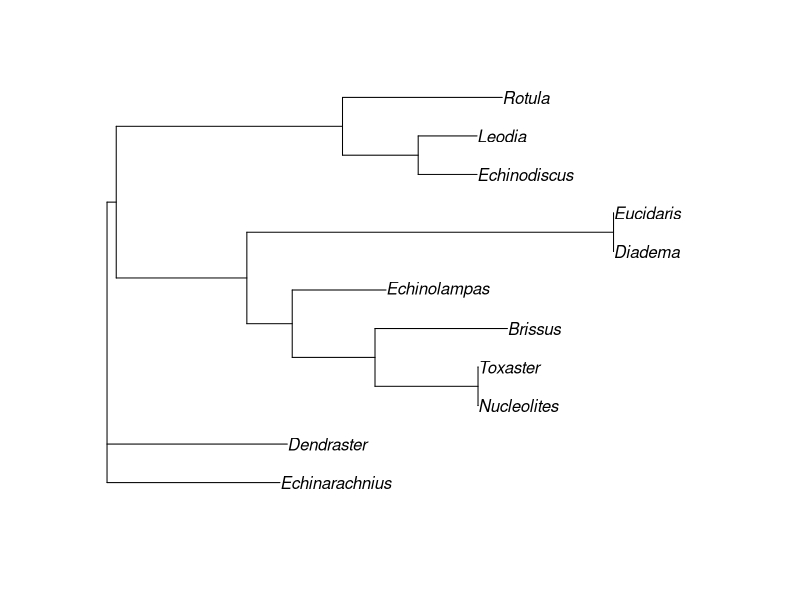
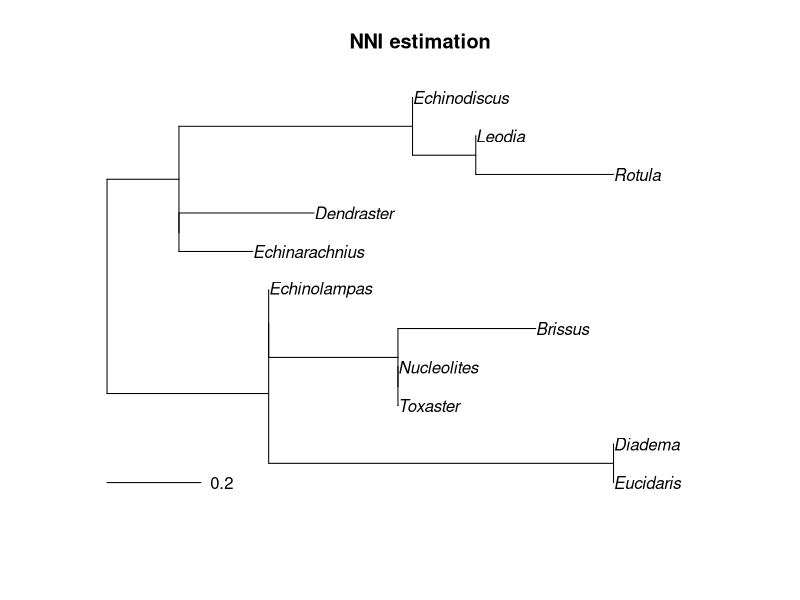

Reproduce these figures in R, in order. (Note: this script raises an error after producing the figures.)
## ---- chunk 1
library(phangorn)
library(ape)
## ---- chunk 2
Character_matrix <- read.csv(file="data/character_matrix.csv", 
                             header=T, 
                             sep=";", 
                             colClasses=rep("character", 8), # if you have 8 characters
                             row.names = 1) 
## ---- chunk 3
mm_pd <- phangorn::phyDat(as.matrix(Character_matrix), 
                          type = "USER", 
                          levels = 0:8)
## ---- chunk 4
dm = phangorn::dist.hamming(mm_pd)
dm
## ---- chunk 5
start_tree <- ape::nj(dm)
plot(start_tree)
## ---- chunk 6
ml_nni <- phangorn::pml_bb(mm_pd,
             start = start_tree,
             model="ER+ASC", 
             rearrangement = "NNI")
plot(ml_nni,
     main = "NNI estimation")
## ---- chunk 7
ml_nni
## ---- chunk 8
rooted_ml_tree <- root(tree_ml, "Collohmannia_johnstoni", resolve.root = TRUE,
                             edgelabel=TRUE)
rooted_ml_tree <- pretty_root(rooted_ml_tree)
